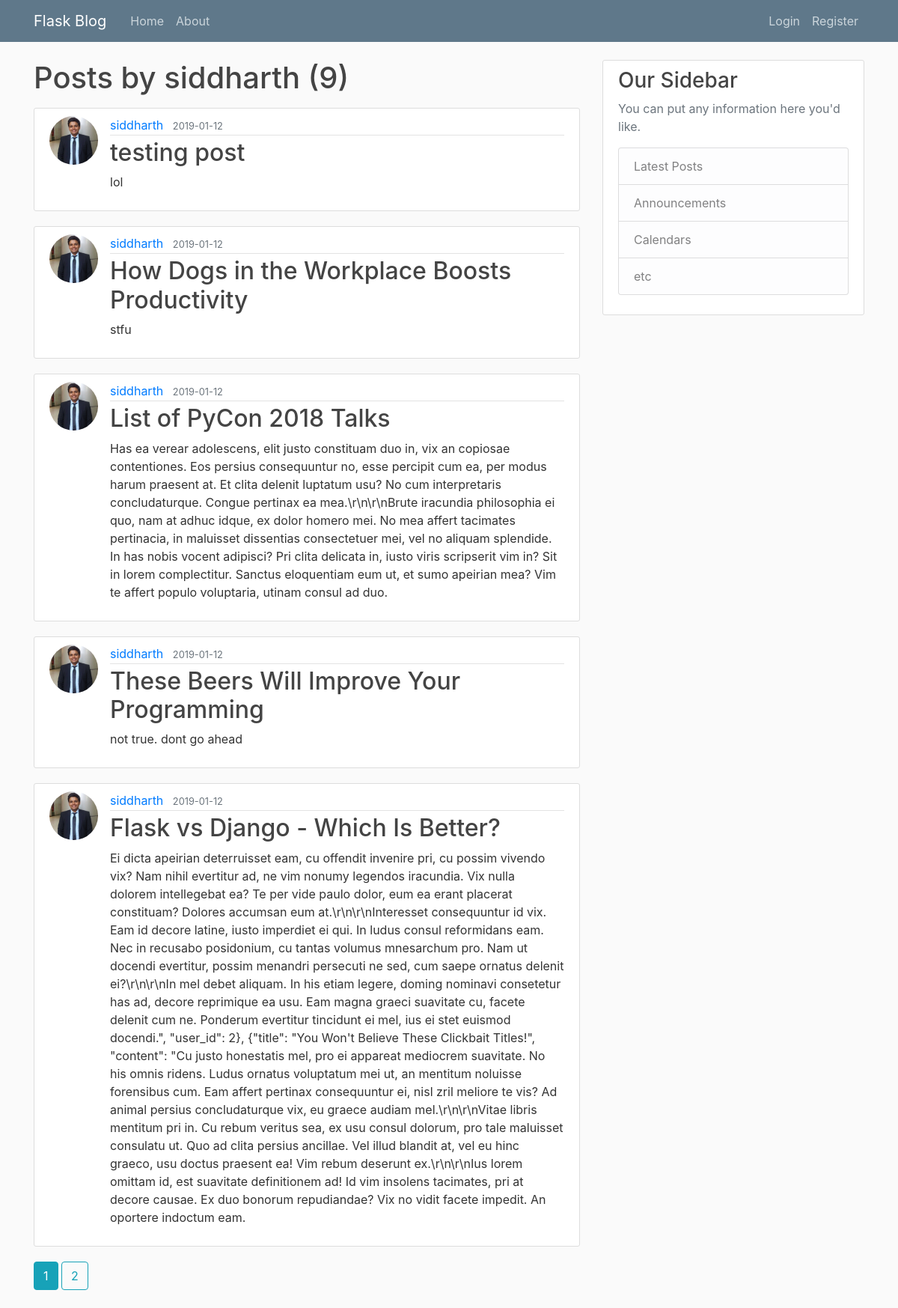
/user/siddharth, run on the app's committed database.
### flaskblog/models.py (models this page shows, shortened)
class User(db.Model, UserMixin):
    id = db.Column(db.Integer, primary_key=True)
    username = db.Column(db.String(20), unique=True, nullable=False)
    email = db.Column(db.String(120), unique=True, nullable=False)
    image_file = db.Column(db.String(20), nullable=False, default='default.jpg')
    password = db.Column(db.String(60), nullable=False)
    posts = db.relationship('Post', backref='author', lazy=True)

class Post(db.Model):
    id = db.Column(db.Integer, primary_key=True)
    title = db.Column(db.String(100), nullable=False)
    date_posted = db.Column(db.DateTime, nullable=False, default=datetime.utcnow)
    content = db.Column(db.Text, nullable=False)
    user_id = db.Column(db.Integer, db.ForeignKey('user.id'), nullable=False)

### flaskblog/routes.py (the view)
@app.route("/user/<string:username>")
def user_posts(username):
    page = request.args.get('page', 1, type=int)
    user=User.query.filter_by(username=username).first_or_404()
    posts = Post.query.filter_by(author=user)\
        .order_by(Post.date_posted.desc())\
        .paginate(page=page, per_page=5)
    return render_template('user_posts.html', posts=posts, user=user)

### flaskblog/templates/user_posts.html
{% extends "layout.html" %}
{% block content %}
    <h1 class="mb-3">Posts by {{ user.username }} ({{ posts.total }})</h1>
    {% for post in posts.items %}
        <article class="media content-section">
          <img class="rounded-circle article-img" src="{{ url_for('static', filename='profile_pics/' + post.author.image_file) }}">
          <div class="media-body">
            <div class="article-metadata">
              <a class="mr-2" href="{{ url_for('user_posts', username=post.author.username) }}">{{ post.author.username }}</a>
              <small class="text-muted">{{ post.date_posted.strftime('%Y-%m-%d') }}</small>
            </div>
            <h2><a class="article-title" href="{{ url_for('post', post_id=post.id) }}">{{ post.title }}</a></h2>
            <p class="article-content">{{ post.content }}</p>
          </div>
        </article>
    {% endfor %}
    {% for page_num in posts.iter_pages(left_edge=1, right_edge=1, left_current=1, right_current=2) %}
      {% if page_num %}
        {% if posts.page == page_num %}
          <a class="btn btn-info mb-4" href="{{ url_for('user_posts', username=user.username, page=page_num) }}">{{ page_num }}</a>
        {% else %}
          <a class="btn btn-outline-info mb-4" href="{{ url_for('user_posts', username=user.username, page=page_num) }}">{{ page_num }}</a>
        {% endif %}
      {% else %}
        ...
      {% endif %}
    {% endfor %}
{% endblock content %}

### flaskblog/static/main.css (style rules this page uses)
body { background: #fafafa; color: #333333; margin-top: 5rem; }
h1, h2, h3, h4, h5, h6 { color: #444444; }
.content-section { background: #ffffff; padding: 10px 20px; border: 1px solid #dddddd; border-radius: 3px; margin-bottom: 20px; }
.article-title { color: #444444; }
.article-content { white-space: pre-line; }
.article-img { height: 65px; width: 65px; margin-right: 16px; }
.article-metadata { padding-bottom: 1px; margin-bottom: 4px; border-bottom: 1px solid #e3e3e3 }

### data on the page
User: username "siddharth"
Post: image_file (picture), author.username "siddharth", date_posted "2019-01-12", title "testing post", content "lol"
Post: image_file (picture), author.username "siddharth", date_posted "2019-01-12", title "How Dogs in the Workplace Boosts Productivity", content "stfu"
Post: image_file (picture), author.username "siddharth", date_posted "2019-01-12", title "List of PyCon 2018 Talks", content "Has ea verear adolescens, elit justo constituam duo in, vix an copiosae contentiones. Eos persius consequuntur no, esse percipit cum ea, per modus harum praesent at. Et clita delenit luptatum usu? No cum interpretaris concludaturque. Congue pertinax ea mea.\\r\\n\\r\\nBrute iracundia philosophia ei quo, nam at adhuc idque, ex dolor homero mei. No mea affert tacimates pertinacia, in maluisset dissentias consectetuer mei, vel no aliquam splendide. In has nobis vocent adipisci? Pri clita delicata in, iusto viris scripserit vim in? Sit in lorem complectitur. Sanctus eloquentiam eum ut, et sumo apeirian mea? Vim te affert populo voluptaria, utinam consul ad duo."
Post: image_file (picture), author.username "siddharth", date_posted "2019-01-12", title "These Beers Will Improve Your Programming", content "not true. dont go ahead"
Post: image_file (picture), author.username "siddharth", date_posted "2019-01-12", title "Flask vs Django - Which Is Better?", content "Ei dicta apeirian deterruisset eam, cu offendit invenire pri, cu possim vivendo vix? Nam nihil evertitur ad, ne vim nonumy legendos iracundia. Vix nulla dolorem intellegebat ea? Te per vide paulo dolor, eum ea erant placerat constituam? Dolores accumsan eum at.\\r\\n\\r\\nInteresset consequuntur id vix. Eam id decore latine, iusto imperdiet ei qui. In ludus consul reformidans eam. Nec in recusabo posidonium, cu tantas volumus mnesarchum pro. Nam ut docendi evertitur, possim menandri persecuti ne sed, cum saepe ornatus delenit ei?\\r\\n\\r\\nIn mel debet aliquam. In his etiam legere, doming nominavi consetetur has ad, decore reprimique ea usu. Eam magna graeci suavitate cu, facete delenit cum ne.…"

### other printed values
{{ posts.total }} "9"
{{ page_num }} "1"
{{ page_num }} "2"
